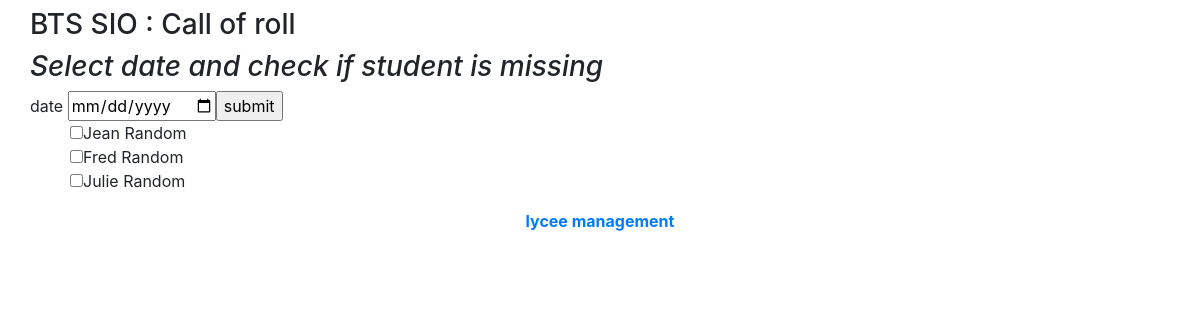
/cursuscall/3, run on the app's committed database.
### lycee/models.py (models this page shows)
class Cursus(models.Model):
  name = models.CharField(
    max_length=50,
    blank=False,
    null=True,
    default='aucun'
  )
  year_from_bac = models.SmallIntegerField(
    help_text = "year since le bac",
    verbose_name="year",
    blank=False,
    null=True,
    default=0
  )
  scholar_year = models.CharField(
    max_length=9,
    blank=False,
    null=True,
    default='0000-00001'
  )
  class Meta:
    constraints = [
      models.UniqueConstraint(fields=['name'], name='unicite nom')
    ]

class Student(models.Model):
  first_name = models.CharField (
    max_length = 50,
    blank=False,
    null=False
  )
  birth_date = models.DateField(
    verbose_name='date of birth',
    blank=False,
    null=False
  )
  last_name = models.CharField(
    verbose_name="lastname",
    help_text="last name of the student",
    blank=False, #pas de champ vide
    null=False, #pas de champ null (a conjuguer avec default)
    default="???",
    max_length=255, #taille maximale du champ
  )
  phone = models.CharField(
    verbose_name="phonenumber",
    help_text="phone number of the student",
    blank=False, #pas de champ vide
    null=False, #pas de champ null (a conjuguer avec default)
    default="0999999999",
    max_length=10, #taille maximale du champ
  )
  email = models.CharField(
    verbose_name="emal",
    help_text="email of the student",
    blank=False, #pas de champ vide
    null=False, #pas de champ null (a conjuguer avec default)
    default="x@y.z",
    max_length=255, #taille maximale du champ
  )
  comments = models.CharField(
    verbose_name="comments",
    help_text="some comments about the student",
    blank=True,
    null=False, #pas de champ null (a conjuguer avec default)
    default="",
    max_length=255, #taille maximale du champ
  )
  cursus = models.ForeignKey(
    Cursus,
    on_delete=models.CASCADE, #necessaire selon la version de Django
    null=True
  )
  class Meta:
    constraints = [
        models.UniqueConstraint(fields=['first_name', 'last_name'], name='unicite prenom nom')
    ]

### lycee/views.py (the view)
# urls.py: url(r'^cursuscall/(?P<cursus_id>[0-9]+)$', views.call_cursus, name='call_cursus'),
def call_cursus(request, cursus_id):
  result_cursus = Cursus.objects.get(pk=cursus_id)
  result_list = Student.objects.order_by('last_name')
  context = {'cursus':result_cursus,'liste': result_list}
  return render (request, 'lycee/cursus/call_cursus.html', context)

### lycee/templates/lycee/cursus/call_cursus.html (shortened to what this page needs)
{% extends "master.html" %}
{% if liste %}
  {% block title %}
    <h3>{{cursus.name }} : Call of roll</h3>
    <h3><i>Select date and check if student is missing</i></h3>
  {% endblock %}
  {% block content %}
    <form method="post">
        <div>date <input type="date" id="presence_day" onchange="alert(value)"></div>
        <ul>
            {% for student in liste %}
              {% if student.cursus == cursus %}
                <div class="col-sm-20">
                  <input type="checkbox">{{student.first_name}} {{student.last_name}}
                </div>
              {% endif%}
            {% endfor %}
        </ul>
    </form>
    <div>
        <input type="submit" value="submit" onclick="controle()">
    </div>
  {% endblock %}
{% else %}
  <p>No Student to show.</p>
{% endif %}

### data on the page
Cursus: name "BTS SIO"
Student: first_name "Jean", last_name "Random"
Student: first_name "Fred", last_name "Random"
Student: first_name "Julie", last_name "Random"
